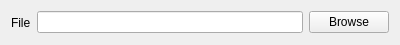
<?xml version="1.0" encoding="UTF-8"?>
<ui version="4.0">
 <class>SingleFileForm</class>
 <widget class="QWidget" name="SingleFileForm">
  <property name="geometry">
   <rect>
    <x>0</x>
    <y>0</y>
    <width>400</width>
    <height>45</height>
   </rect>
  </property>
  <property name="windowTitle">
   <string>Form</string>
  </property>
  <layout class="QHBoxLayout" name="horizontalLayout">
   <item>
    <widget class="QLabel" name="label_fileName">
     <property name="text">
      <string>File</string>
     </property>
    </widget>
   </item>
   <item>
    <widget class="QLineEdit" name="lineEdit_fileName"/>
   </item>
   <item>
    <widget class="QPushButton" name="pushButton_browse">
     <property name="text">
      <string>Browse</string>
     </property>
    </widget>
   </item>
  </layout>
 </widget>
 <resources/>
 <connections/>
</ui>
